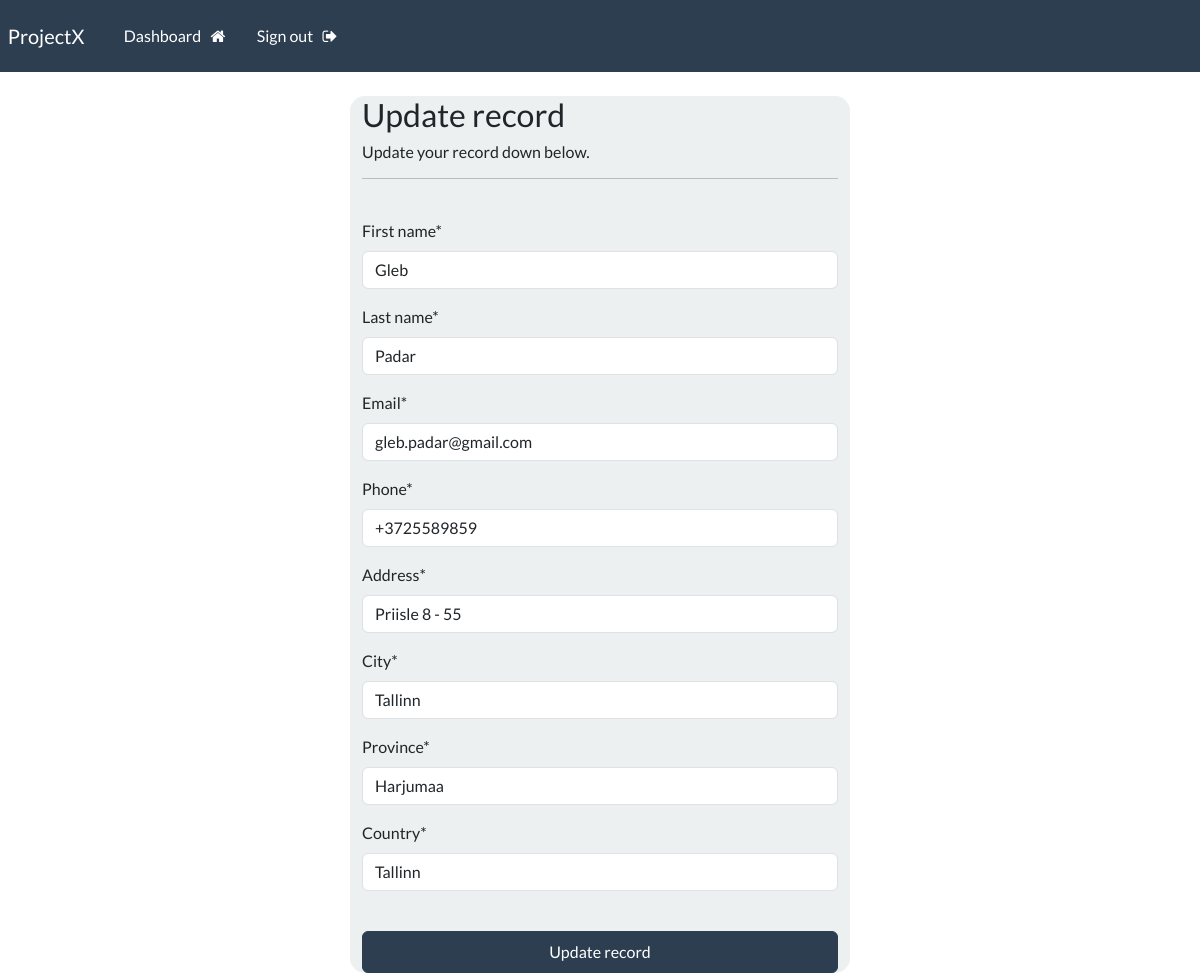
Page /update-record/2 (signed in) on the committed database.
### webapp/models.py (models this page shows, shortened)
class Record(models.Model):
    creation_date = models.DateTimeField(auto_now_add=True)
    first_name = models.CharField(max_length=100)
    last_name = models.CharField(max_length=100)
    email = models.CharField(max_length=255)
    phone = models.CharField(max_length=20)
    address = models.CharField(max_length=300)
    city = models.CharField(max_length=255)
    province = models.CharField(max_length=200)
    country = models.CharField(max_length=125)

### webapp/views.py (the view)
# urls.py: path("update-record/<int:pk>", views.update_record, name="update-record"),
@login_required(login_url='my-login')
def update_record(request, pk):
    record = Record.objects.get(id=pk)
    form = UpdateRecordForm(instance=record)
    if request.method == "POST":
        form = UpdateRecordForm(request.POST, instance=record)
        if form.is_valid():
            form.save()
            messages.success(request, "Record was updated!")
            return redirect("dashboard")
    context = {'form': form}
    return render(request, 'webapp/update-record.html', context=context)

### webapp/forms.py
class UpdateRecordForm(forms.ModelForm):
    class Meta:
        model = Record
        fields = ['first_name', 'last_name', 'email', 'phone', 'address', 'city', 'province', 'country']

### webapp/templates/webapp/update-record.html (shortened to what this page needs)
{% extends 'webapp/base.html' %}
{% load crispy_forms_tags %}
{% block content %}
    <body>
        <br>
        <main class="container bg-light shadow-md pd-5 form-layout">
            <h3>Update record</h3>
            <h6>Update your record down below.</h6>
            <hr>
            <br>
            <form method="POST" autocomplete="off">
                {{form|crispy}}
                <br>
                <button type="submit" class="btn btn-primary w-100 btn-block p-2">Update record</button>
            </form>
        </main>
    </body>
{% endblock %}

### static/css/styles.css (style rules this page uses)
.form-layout { border-radius: 15px; width: 500px; }

### rows in the picture
Record: first_name "Gleb", last_name "Padar", email "gleb.padar@gmail.com", phone "+3725589859", address "Priisle 8 - 55", city "Tallinn", province "Harjumaa", country "Tallinn"
